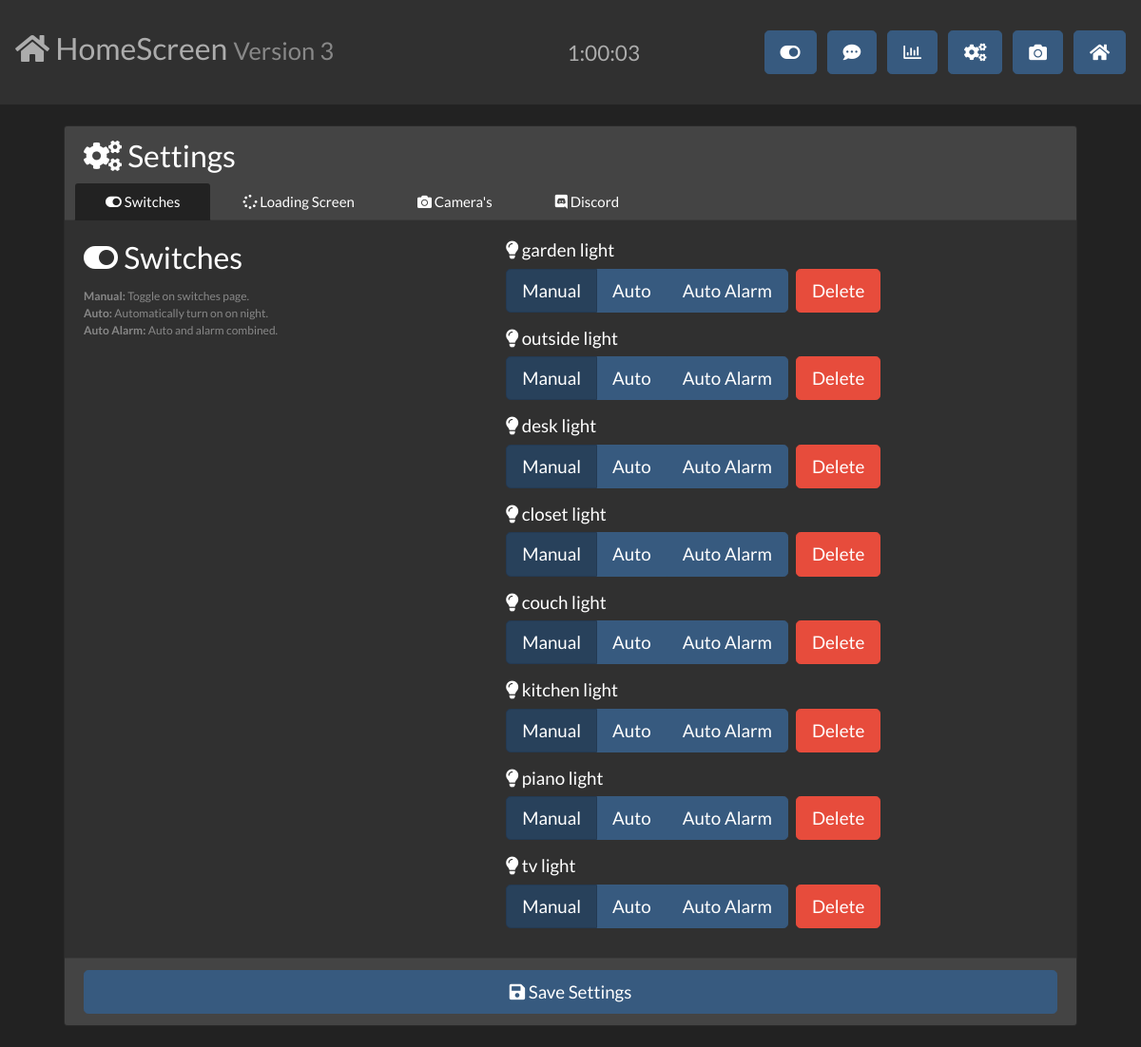
The page /settings.php on the database its author committed.
### tables this page shows
CREATE TABLE switches (
  id INT NOT NULL AUTO_INCREMENT,
  name VARCHAR(30),
  type VARCHAR(30),
  status BIT,
  value VARCHAR(10),
  on_code SMALLINT,
  off_code SMALLINT,
  PRIMARY KEY (id)
);

### settings.php (the view, shortened to what this page needs)
<?php include "templates/header.php"; ?>
    <main class="container">
        <form method="POST" action="scripts/saveSettings.php" class="card">
            <div class="card-header"><h3><i class="fas fa-cogs"></i> Settings</h3>
                <ul class="nav nav-tabs card-header-tabs" id="settings-list" role="tablist">
                    <li class="nav-item">
                        <a class="nav-link active" href="#lights" role="tab" aria-controls="description" aria-selected="true"><i class="fas fa-toggle-on"></i> Switches</a>
                    </li>
                    <li class="nav-item">
                        <a class="nav-link"  href="#loading_screen" role="tab" aria-controls="history" aria-selected="false"><i class="fas fa-spinner"></i> Loading Screen</a>
                    </li>
                    <li class="nav-item">
                        <a class="nav-link" href="#cams" role="tab" aria-controls="deals" aria-selected="false"><i class="fas fa-camera"></i> Camera's</a>
                    </li>
                    <li class="nav-item">
                        <a class="nav-link" href="#discord" role="tab" aria-controls="deals" aria-selected="false"><i class="fab fa-discord"></i> Discord</a>
                    </li>
                </ul>
            </div>
            <div class="card-body">
                <div class="tab-content h-100">
                    <div class="tab-pane active h-100" id="lights" role="tabpanel">
                        <div class="form-row h-100">
                            <div class="col-3 h-100">
                                <h3 class="card-title"><i class="fas fa-toggle-on"></i> Switches</h3>
                                <small class="form-text text-muted">
                                    <b>Manual: </b>Toggle on switches page.<br>
                                    <b>Auto: </b>Automatically turn on on night.<br>
                                    <b>Auto Alarm: </b>Auto and alarm combined.<br>
                                </small>
                            </div>
                            <div class="col h-100 d-flex flex-wrap overflow-auto">
                                <?php
                                $sql = "SELECT * FROM switches";
                                $sth = $db->prepare($sql);
                                $sth->execute();
                                while ($row = $sth->fetch()) {
                                        echo '
                                            <div class="form-group mr-auto ml-auto">
                                            <h5>' . (($row["type"] == "light")?'<i class="fas fa-lightbulb"></i> ':"") . $row["name"] . " " . $row["type"] . '</h5>
                                            <div class="btn-group btn-group-toggle" data-toggle="buttons">
                                            <label class="btn btn-lg btn-primary' . (($row["value"] == "manual")?' active':"") . '">
                                            <input type="radio" name="' . $row["name"] . '"' . (($row["value"] == "manual")?' checked="" ':"") . 'value="manual" autocomplete="off"> Manual
                                            </label>
                                            <label class="btn btn-lg btn-primary' . (($row["value"] == "auto")?' active':"") . '">
                                            <input type="radio" name="' . $row["name"] . '"' . (($row["value"] == "auto")?' checked="" ':"") . 'value="auto" autocomplete="off"> Auto
                                            </label>
                                            <label class="btn btn-lg btn-primary' . (($row["value"] == "auto_alarm")?' active':"") . '">
                                            <input type="radio" name="' . $row["name"] . '"' . (($row["value"] == "auto_alarm")?' checked="" ':"") . 'value="auto_alarm" autocomplete="off"> Auto Alarm
                                            </label>
                                            </div><a class="btn btn-lg btn-danger ml-2" href="scripts/deleteSwitch.php?id=' . $row["id"] . '">Delete</a></div>';
                                    }
                                ?>
                            </div>
                        </div>
                    </div>
                </div>
            </div>
            <div class="card-footer">
                <button type="submit" class="btn btn-block btn-lg btn-primary"><i class="fas fa-save"></i> Save Settings</button>
            </div>
        </form>
    </main>
</body>
</html>

### templates/header.php (shortened to what this page needs)
<!DOCTYPE html>
<html lang="en">
<head>
    <link rel="stylesheet" href="css/bootstrap.min.css">
    <link rel="stylesheet" href="css/bootstrap-select.css">
    <link rel="stylesheet" href="css/bootstrap-datepicker.css">
    <link rel="stylesheet" href="https://use.fontawesome.com/releases/v5.7.0/css/all.css"
>
</head>
<body id="body" class="overflow-hidden" style="padding-top: 10vh;">
        <?php if (!strpos($_SERVER['PHP_SELF'], 'alarm.php') && !strpos($_SERVER['PHP_SELF'], 'arm.php') && !strpos($_SERVER['PHP_SELF'], 'unarm.php')) { ?>
        <header>
            <nav style="height: 10vh;" class="navbar fixed-top navbar-expand-lg navbar-dark bg-dark justify-content-between overflow-hidden">
                <a href="index.php" class="navbar-text h3 text-decoration-none"><i class="fas fa-home"></i> HomeScreen <small class="text-muted">Version 3</small></a>
                <div id="clock" class="navbar-text h4 m-0"></div>
                <div>
                    <a role="button" href="switches.php" class="btn btn-primary btn-lg ml-2"><i class="fas fa-toggle-on"></i></a>
                    <a role="button" href="messages.php" class="btn btn-primary btn-lg ml-2"><i class="fas fa-comment-dots"></i></a>
                    <a role="button" href="info.php"     class="btn btn-primary btn-lg ml-2"><i class="far fa-chart-bar"></i></a>
                    <a role="button" href="settings.php" class="btn btn-primary btn-lg ml-2"><i class="fas fa-cogs"></i></a>
                    <a role="button" href="cams.php"     class="btn btn-primary btn-lg ml-2"><i class="fas fa-camera"></i></a>
                    <a role="button" href="index.php"    class="btn btn-primary btn-lg ml-2"><i class="fas fa-home"></i></a>
                </div>
            </nav>
        </header>
        <?php } ?>

### rows shown on the page
switches: name "garden", type "light"
switches: name "outside", type "light"
switches: name "desk", type "light"
switches: name "closet", type "light"
switches: name "couch", type "light"
switches: name "kitchen", type "light"
switches: name "piano", type "light"
switches: name "tv", type "light"
